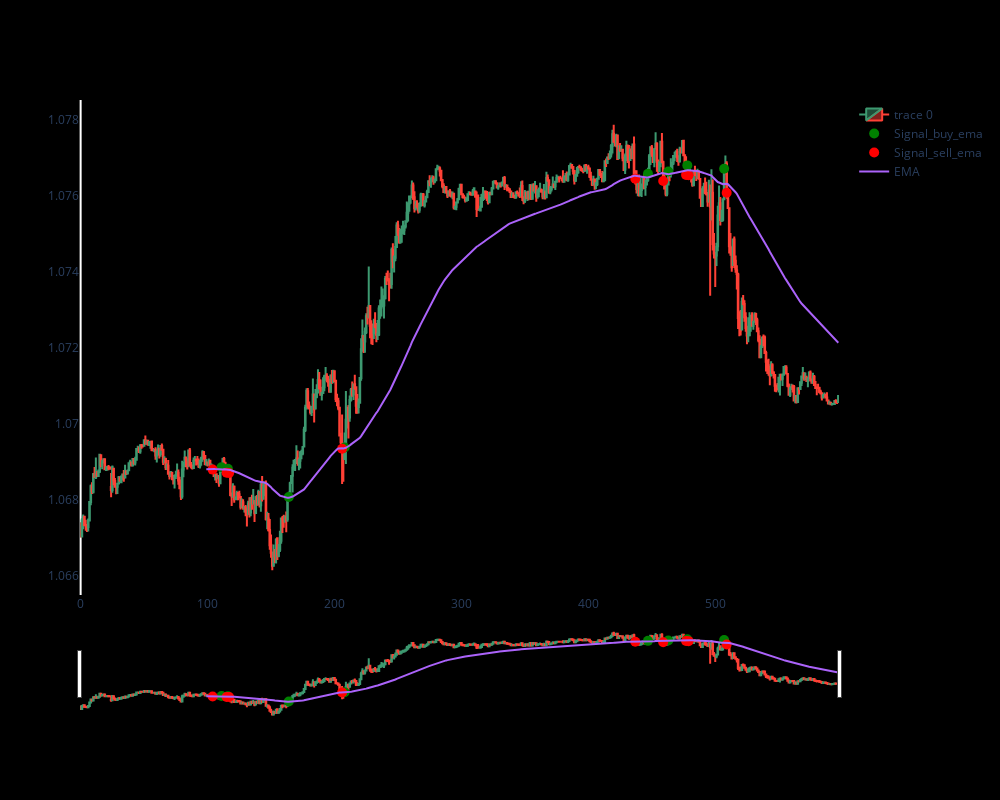

The notebook cell saved with this chart:
### Code cell
## EMA

fig = go.Figure(data=[
    go.Candlestick(
        x=df.index,
        open=df['open'],
        high=df['high'],
        low=df['low'],
        close=df['close']
    ),
    go.Scatter(
        x=df[df['buy_ema'] == 1].index,
        y=df[df['buy_ema'] == 1]['close'],
        mode='markers',
        marker=dict(size=10, color='Green'),
        name='Signal_buy_ema'
    ),
    go.Scatter(
        x=df[df['sell_ema'] == -1].index,
        y=df[df['sell_ema'] == -1]['close'],
        mode='markers',
        marker=dict(size=10, color='Red'),
        name='Signal_sell_ema'
    ),
    go.Line(x=df.index, y=df['EMA'], name='EMA'
    )
])

fig.update_layout(
    autosize=False,
    width=1000,
    height=800,
    paper_bgcolor='black',
    plot_bgcolor='black'
)
fig.update_xaxes(gridcolor='black')
fig.update_yaxes(gridcolor='black')

fig.show()

### Figure 1 — Plotly figure (JSON) as saved in the notebook; plotly's stock layout.template omitted (floating-point values rounded to 4 significant figures; data arrays with more than 128 entries replaced by an {"elided": "..."} marker saying what was removed)
{"data": [{"close": {"elided": "598 float values"}, "high": {"elided": "598 float values"}, "low": {"elided": "598 float values"}, "open": {"elided": "598 float values"}, "type": "candlestick", "x": {"elided": "598 int values"}}, {"marker": {"color": "Green", "size": 10}, "mode": "markers", "name": "Signal_buy_ema", "type": "scatter", "x": [111, 116, 164, 208, 447, 463, 478, 507], "y": [1.069, 1.069, 1.068, 1.069, 1.077, 1.077, 1.077, 1.077]}, {"marker": {"color": "Red", "size": 10}, "mode": "markers", "name": "Signal_sell_ema", "type": "scatter", "x": [104, 115, 117, 206, 437, 459, 477, 479, 509], "y": [1.069, 1.069, 1.069, 1.069, 1.076, 1.076, 1.077, 1.077, 1.076]}, {"name": "EMA", "type": "scatter", "x": {"elided": "598 int values"}, "y": {"elided": "598 float values"}}], "layout": {"autosize": false, "height": 800, "paper_bgcolor": "black", "plot_bgcolor": "black", "width": 1000, "xaxis": {"gridcolor": "black"}, "yaxis": {"gridcolor": "black"}}}
